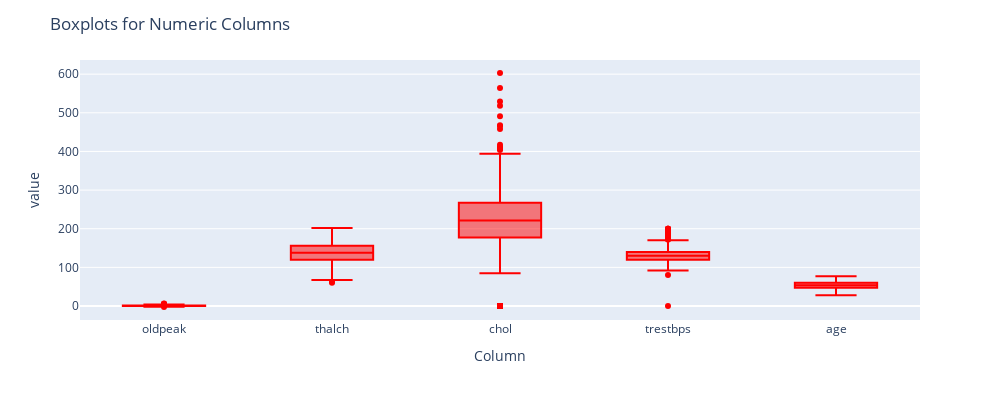

This figure's notebook cell:
### Code cell
import plotly.express as px
import pandas as pd

# Assuming df is your DataFrame and num_cols is a list of numeric column names
# If you haven't imported the data, replace this with your actual data import code

colors = ['red', 'green', 'blue', 'orange', 'purple']

fig = px.box(df, y=num_cols, color_discrete_sequence=colors, labels={'variable': 'Column'})
fig.update_layout(height=400, width=1000, title_text="Boxplots for Numeric Columns")
fig.show()

### Figure 1 — Plotly figure (JSON) as saved in the notebook; plotly's stock layout.template omitted (floating-point values rounded to 4 significant figures; data arrays with more than 128 entries replaced by an {"elided": "..."} marker saying what was removed)
{"data": [{"alignmentgroup": "True", "hovertemplate": "Column=%{x}<br>value=%{y}<extra></extra>", "legendgroup": "", "marker": {"color": "red"}, "name": "", "notched": false, "offsetgroup": "", "orientation": "v", "showlegend": false, "type": "box", "x": {"elided": "4600 str values"}, "x0": " ", "xaxis": "x", "y": {"elided": "4600 float values"}, "y0": " ", "yaxis": "y"}], "layout": {"boxmode": "group", "height": 400, "legend": {"tracegroupgap": 0}, "margin": {"t": 60}, "title": {"text": "Boxplots for Numeric Columns"}, "width": 1000, "xaxis": {"anchor": "y", "domain": [0, 1], "title": {"text": "Column"}}, "yaxis": {"anchor": "x", "domain": [0, 1], "title": {"text": "value"}}}}
